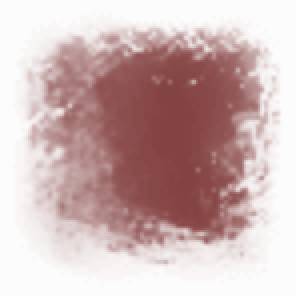
#> input picture assets/flash_ui/episode101_components/part_f8612bc050a0a146a7ab.png, 148 x 148 px (shown 2 times larger)
$ python -i build_ui_decorations.py   (imports and definitions only)
#> lines starting #> are read from the running program, lines starting #| are printed output that depends on the picture; after the words box and inside, x2 and y2 are one past the last pixel; in counts of white or black regions, pixels touching at a corner belong together
#> further down, picture is the input picture: PIL image 148x148 RGBA; mean R, G, B, A 112.5, 39.3, 39.3, 95.1
### tools/build_episode1_highlights.py
"""Replace Episode I red overlays and duplicated hit PNGs with contour data.
Run after build_episode1_components.py. Pillow and numpy are exporter dependencies.
Contours use the existing 2x authoring coordinates; holes use even-odd filling.
"""
import argparse
import hashlib
import json
from pathlib import Path
import numpy as np
from PIL import Image

ROOT = Path(__file__).resolve().parents[1]


def simplify(points, tolerance=.6):
    def rdp(p):
        if len(p) < 3: return p
        a, b = np.asarray(p[0], float), np.asarray(p[-1], float)
        v = b-a
        q = np.asarray(p, float)-a
        distances = np.linalg.norm(q, axis=1) if not np.dot(v,v) else np.abs(v[0]*q[:,1]-v[1]*q[:,0])/np.linalg.norm(v)
        i = int(np.argmax(distances))
        if distances[i] <= tolerance: return [p[0],p[-1]]
        return rdp(p[:i+1])[:-1]+rdp(p[i:])
    if len(points) < 4: return points
    split = int(np.argmax(np.linalg.norm(np.asarray(points)-points[0],axis=1)))
    return rdp(points[:split+1])[:-1]+rdp(points[split:]+[points[0]])[:-1]


def contours(mask):
    padded = np.pad(mask,1)
    sides = [mask & ~padded[:-2,1:-1], mask & ~padded[1:-1,2:],
             mask & ~padded[2:,1:-1], mask & ~padded[1:-1,:-2]]
    edges = {}
    for side, cells in enumerate(sides):
        ys,xs=np.nonzero(cells)
        for x,y in zip(xs.tolist(),ys.tolist()):
            a,b=[((x,y),(x+1,y)),((x+1,y),(x+1,y+1)),
                 ((x+1,y+1),(x,y+1)),((x,y+1),(x,y))][side]
            edges.setdefault(a,[]).append((b,side))
    rings=[]
    while edges:
        start=next(iter(edges));point=start;direction=0;ring=[]
        while True:
            ring.append(point)
            options=edges[point]
            # Right turn keeps diagonally touching islands as separate rings.
            end,side=min(options,key=lambda e:{1:0,0:1,3:2,2:3}[(e[1]-direction)%4])
            options.remove((end,side))
            if not options:del edges[point]
            point=end;direction=side
            if point==start:break
        area=abs(sum(ring[i][0]*ring[(i+1)%len(ring)][1]-ring[(i+1)%len(ring)][0]*ring[i][1] for i in range(len(ring))))/2
        if area>=2:
            ring=simplify(ring)
            if len(ring)>=3:rings.append([c for p in ring for c in p])
    return rings


def alpha_key(image):
    return hashlib.sha256(str(image.size).encode()+image.getchannel('A').tobytes()).hexdigest()


# [50 lines left out: function migrate, not called in this run]


# [3 lines that do not run on import are left out]

### tools/build_ui_decorations.py
"""Convert baked UI fills to cached vector contours and Episode III vignettes.
Run after Flash component exporters. Existing definitions permit idempotent builds.
Only explicitly reviewed flat-color decorations are converted, never story art.
"""
import json
from pathlib import Path
import numpy as np
from PIL import Image, ImageFilter
from scipy.optimize import least_squares
from build_episode1_highlights import contours
ROOT=Path(__file__).resolve().parents[1]
TARGETS={
 'episode1_components/part_bc68d77e23a7b55342b7.png':'item_strip',
 'episode1_components/part_58afdc3ae06eddc4790a.png':'result_strip',
 'episode1_components/part_07125d3025f470f6cb73.png':'episode1_answer_a',
 'episode1_components/part_ef6ae3bebd92a017e476.png':'episode1_answer_b',
 'episode101_components/part_f8612bc050a0a146a7ab.png':'john_square',
 'pause_components/part_ae41a76d6f9aa5e5c3b6.png':'pause_shadow_1',
 'pause_components/part_5420528eaf3d74395afd.png':'pause_shadow_2',
 'pause_components/part_78e4100c7aeb0be79791.png':'pause_shadow_3',
 'pause_components/part_6daf34daef9d816ca445.png':'pause_shadow_4',
 'components/part_6d93d9bc30dd57564bda.png':'menu_backplates',
}
VIGNETTES={
 'episode3_components/part_88a3eabde5695b3229a6.png':'e3_opening_8',
 'episode3_components/part_1455429bcb1a3a0fcb97.png':'e3_kill_6',
}
# [6 lines left out: function objects, not called in this run]

def vector(image):
 a=np.asarray(image.convert('RGBA'));alpha=a[:,:,3]
#> after `alpha = a[:, :, 3]`:
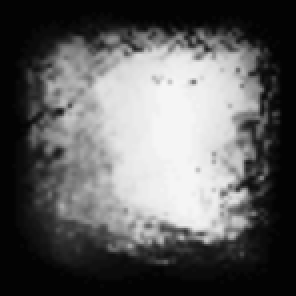
#> alpha: shape (148, 148) (shown 2 times larger); min 3, max 245, mean 95.1
 color=np.median(a[alpha>max(1,alpha.max()*.8),:3],axis=0)/255
#> color = [0.502, 0.231, 0.231]
 # Nested contours retain the original feathered edges, including the four
 # differently shaped pause shadows. Rasterized once, no per-frame blur.
 layers=[];previous=0.;levels=16
 alpha=np.asarray(Image.fromarray(alpha).filter(ImageFilter.GaussianBlur(1.5)).resize((max(1,image.width//3),max(1,image.height//3)),Image.Resampling.LANCZOS))
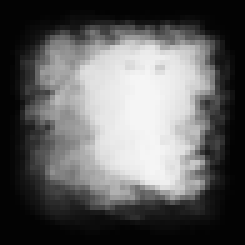
#> alpha: shape (49, 49) (shown 5 times larger); min 3, max 246, mean 95
 sx=image.width/alpha.shape[1];sy=image.height/alpha.shape[0]
#> after `sx = image.width / alpha.shape[1]`: sx = 3.02
#> after `sy = image.height / alpha.shape[0]`: sy = 3.02
 for n in range(1,levels+1):
  threshold=(n-.5)/levels
  rings=contours(alpha/255>=threshold)
  rings=[[round(v*(sx if i%2==0 else sy),1) for i,v in enumerate(ring)] for ring in rings]
  if not rings:break
  target=n/levels
  layers.append({'opacity':round((target-previous)/(1-previous),6),'contours':rings})
  previous=target
#> this loop made 16 passes
#> pass 1, in contours, `padded = np.pad(mask,1)`:
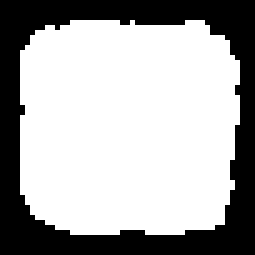
#> padded: shape (51, 51) bool (shown 5 times larger); 66.7% white; 1 black region, box (x1, y1, x2, y2) and area: (0, 0, 51, 51) 865
#> pass 2, in contours (call 2), `padded = np.pad(mask,1)`:
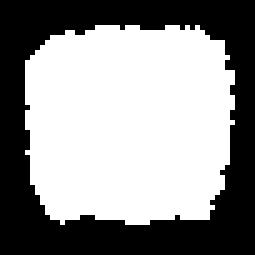
#> padded: shape (51, 51) bool (shown 5 times larger); 56.9% white; 1 black region, box (x1, y1, x2, y2) and area: (0, 0, 51, 51) 1120
#> pass 3, in contours (call 3), `padded = np.pad(mask,1)`:
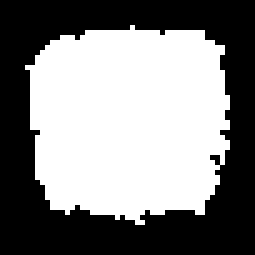
#> padded: shape (51, 51) bool (shown 5 times larger); 51.4% white; 1 black region, box (x1, y1, x2, y2) and area: (0, 0, 51, 51) 1263
#> after the loop, layers = 15 items
 return {'size':list(image.size),'color':[round(float(c),6) for c in color],'layers':layers}

# [56 lines left out: functions vignette, migrate, not called in this run]
# [1 line not run here, left out]

>>> from PIL import Image
>>> picture = Image.open('../assets/flash_ui/episode101_components/part_f8612bc050a0a146a7ab.png')
>>> result = vector(picture)
#> result = 3 items
